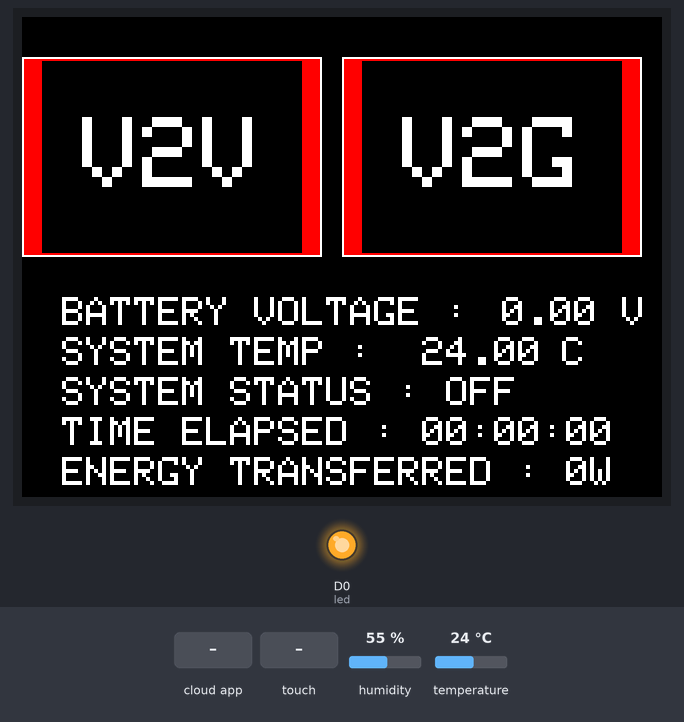
A sketch run on a simulated ESP8266 (NodeMCU). On the bench: 320×240 colour display, output pins drawn as LEDs (lit = HIGH). Inputs (shaded band) come from the test bench; at power-on: humidity 55 %, temperature 24 °C. What the sketch prints to the serial monitor is not drawn.

Above: at 4.6 s.
4.7 s: the phone or cloud app sets v2v to 1
At 5.1 s:
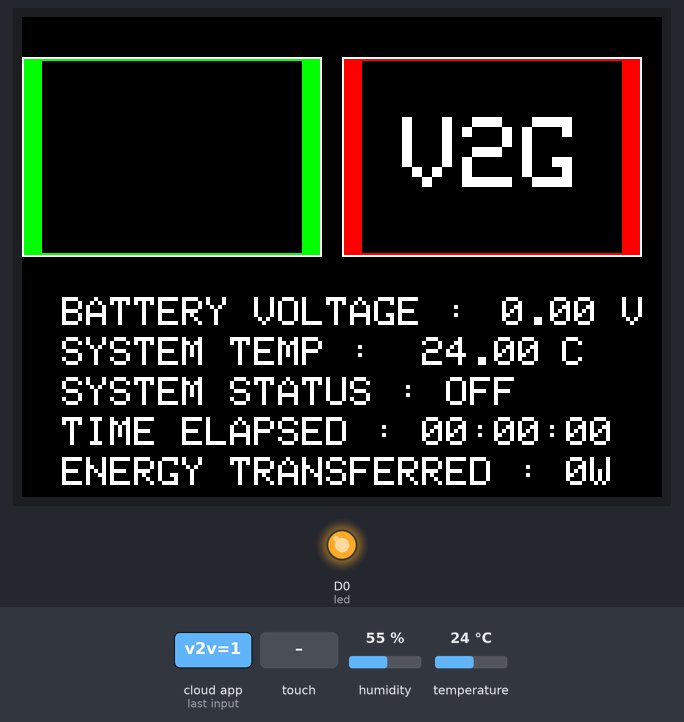
9.6 s: the phone or cloud app sets v2g to 0
At 10.8 s:
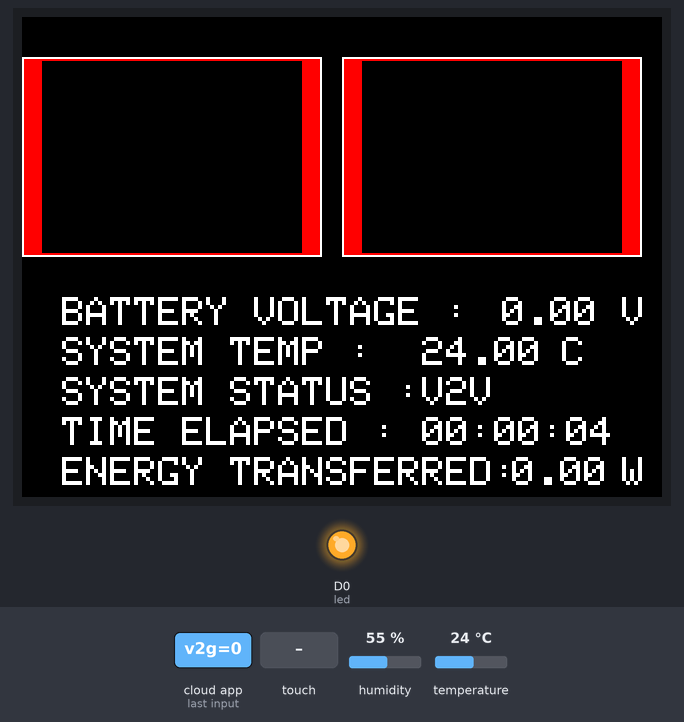
13.8 s: touch panel pressed at 38 % / 70 % of its raw x / y range
At 17.7 s:
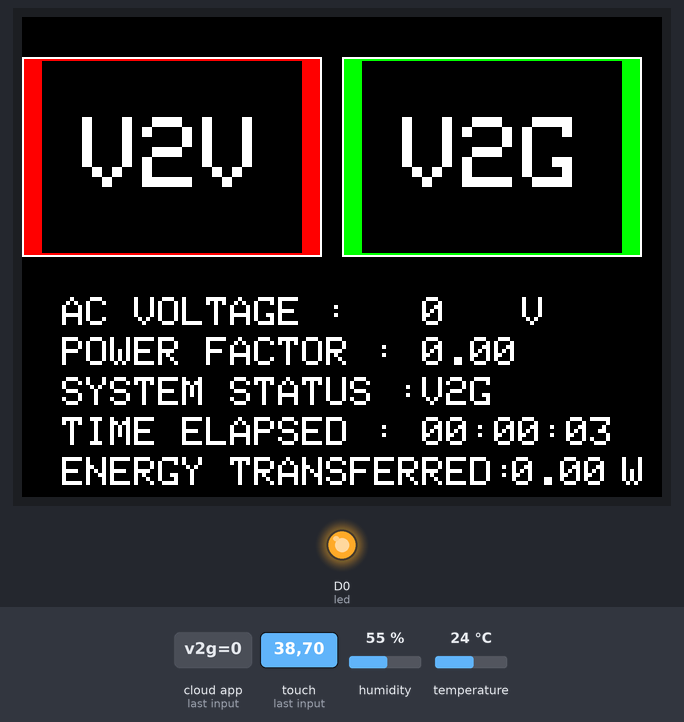
19.9 s: the phone or cloud app sets v2g to 1
At 20.23 s:
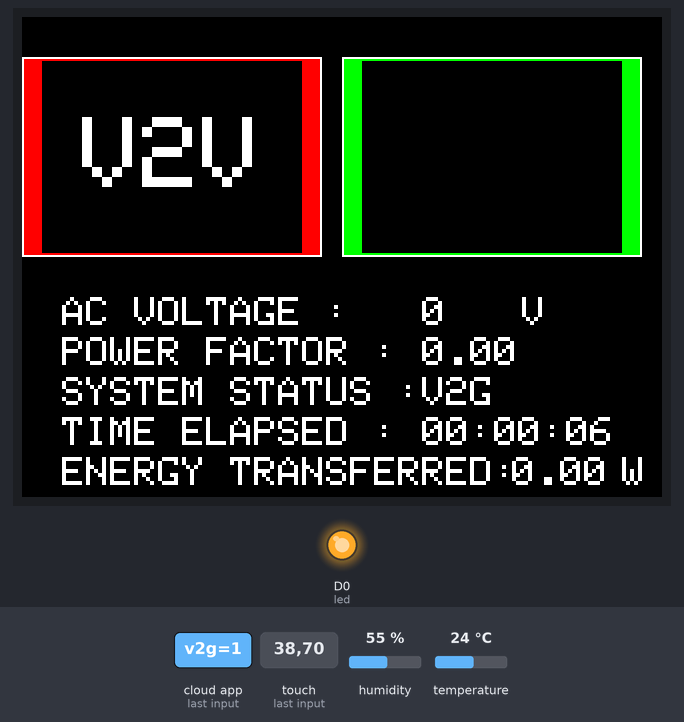
Timing chart, 0 to 22.4 s (numbered marks = the images above; inputs shaded):
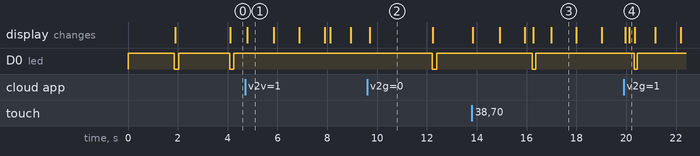

Measured:
- after the input at 4.7 s, D0 (led): stays HIGH (without the input it goes to LOW after 3.4 s); the display: changes after 0.08 s (image 1)
- after the input at 9.6 s, D0 (led): HIGH → LOW after 2.6 s, → HIGH 0.18 s later
- after the input at 13.8 s, the display: first changes at once (image 3 shows a later state)
- by itself, D0 (led): alternates HIGH for 2.0 s and LOW for 0.18 s
- what the display in image 2 shows lasts 2.5 s, from 9.7 s to 12.2 s

The sketch:

main_code_esp8266.ino
```cpp
#include <SoftwareSerial.h>
#include <SPI.h>
#include <Adafruit_GFX.h>
#include <Adafruit_ILI9341.h>
#include <XPT2046_Touchscreen.h>
#include <DHT.h>
#include <ESP8266WiFi.h>
#include <AdafruitIO_WiFi.h>
#include <BlynkSimpleEsp8266.h>

#define TFT_CS D2
#define TFT_DC D4
#define TFT_RST -1
#define TS_CS D1
#define LED_PIN D0
#define DHTPIN D8
#define DHTTYPE DHT22
#define IO_USERNAME "dixon1323"
#define IO_KEY "YOUR_AUTH_KEY"
#define WLAN_SSID "Iphone 12"
#define WLAN_PASS "tubelight"
#define led D0

DHT dht(DHTPIN, DHTTYPE);
SPISettings settings(16000000, MSBFIRST, SPI_MODE0);
SoftwareSerial mySerial(D3,D0);
Adafruit_ILI9341 tft = Adafruit_ILI9341(TFT_CS, TFT_DC, TFT_RST);
XPT2046_Touchscreen ts(TS_CS);
AdafruitIO_WiFi io(IO_USERNAME,IO_KEY,WLAN_SSID,WLAN_PASS);
AdafruitIO_Feed *voltage =io.feed("Ac voltage");
AdafruitIO_Feed *battery =io.feed("battery");
AdafruitIO_Feed *status =io.feed("status");
AdafruitIO_Feed *temperature =io.feed("temperature");
AdafruitIO_Feed *Energy =io.feed("Energy Transferred");
AdafruitIO_Feed *digital = io.feed("v2v");
AdafruitIO_Feed *digital2 = io.feed("v2g");


unsigned long previousMillis = -5000,previousMillis1 = -5000,previousMillis2 = -5000,previous_time = 0,elapsed_time = 0,start_time,current_time;
const long interval = 4000,intervalsec=1000,intervalupdate=30000,interval1=4000;
unsigned long currentMillis,currentMillis1,currentMillis2;
bool v2v=false;
bool v2g=false;
bool clear=false;
float dcvoltage,dccurrent,dcenergy,dccharge,accurrent,acenergy,acpower,pf,temp,hum,templimit,batlimit,lat,lon;
int acvoltage,mode=0,energy;
int ledState = LOW,count,count1;
char time_string[9];
String data,stats;


void setup()
{
  start_time=millis();
  pinMode(led,OUTPUT);
  digitalWrite(led,HIGH);
  Serial.begin(9600);
  mySerial.begin(9600);
  tft.begin();
  ts.begin();
  tft.setRotation(3);
  tft.fillScreen(ILI9341_BLACK);
  tft.setTextSize(6);
  tft.setCursor(60, 100);
  tft.setTextColor(ILI9341_WHITE);
  tft.println("REVOLT");
  io.connect();
  digital->onMessage(handleMessage);
  digital2->onMessage(handleMessage2);
  while(io.status()<AIO_CONNECTED){
    Serial.print(".");
    delay(500);
  }
  dht.begin();
  digital->get();
  digital2->get();
  tft.fillScreen(ILI9341_BLACK);
  tft.setTextSize(2);
  tft.setCursor(0, 0);
  tft.setTextColor(ILI9341_WHITE);
  drawSwitchv2v(30, 30, v2v);
  drawSwitchv2g(190, 30, v2g);
  defaulttext();
}

void loop()
 {
   io.run();
   currentMillis = millis();
   currentMillis1 = millis();
   currentMillis2 = millis();
   getdcdata();
   getacdata();
   temper();
  TS_Point p = ts.getPoint();
  if (ts.touched())
  {
    // touchscreen is being touched
    if (p.x >= 2368 && p.x <= 3771 && p.y >=2011  && p.y <= 3380&&v2g==false)
     {
      // switch is being toggled
      v2v=!v2v;
      count=0;
      drawSwitchv2v(30, 30, v2v);
      delay(50); // debounce delay
      v2vtext();
    }
    else
    if (p.x >= 791 && p.x <= 1953 && p.y >=2063  && p.y <= 3120&&v2v==false)
     {
      // switch is being toggled
      v2g=!v2g;
      count1=0;
      drawSwitchv2g(190, 30, v2g);
      delay(50); // debounce delay
     v2gtext();
    }
}
else
  if(v2v==true)
  {
    v2vtext();
  }
  else
  if(v2g==true)
  {
    v2gtext();
  }
  else
  {
    defaulttext();
  }
 }


void drawSwitchv2v(int x, int y, bool state) {
  tft.fillRect(x - 30, y - 10, 150, 100, state ? ILI9341_GREEN : ILI9341_RED);
  tft.drawRect(x - 30, y - 10, 150, 100, ILI9341_WHITE);
  tft.fillRect(x - 20, y - 8, 130, 96, state ? ILI9341_BLACK : ILI9341_BLACK);
}

void drawSwitchv2g(int x, int y, bool state) {
  tft.fillRect(x - 30, y - 10, 150, 100, state ? ILI9341_GREEN : ILI9341_RED);
  tft.drawRect(x - 30, y - 10, 150, 100, ILI9341_WHITE);
  tft.fillRect(x - 20, y - 8, 130, 96, state ? ILI9341_BLACK : ILI9341_BLACK);
}

void getdcdata()
{
if (mySerial.available() > 0)
 {
    data = mySerial.readStringUntil('\n');
   // Serial.println(data);

    // Extract voltage, energy, and charge values from the data
    dccurrent = getValue(data, 'C');
    dcvoltage = getValue(data, 'V');
    dcenergy = getValue(data, 'W');
    dccharge = getValue(data, 'A');

   /* Serial.print("Current:");
    Serial.print(dccurrent);
    Serial.print("Voltage: ");
    Serial.print(dcvoltage);
    Serial.print(" V, Energy: ");
    Serial.print(dcenergy);
    Serial.print(" Wh, Charge: ");
    Serial.print(dccharge);
    Serial.println(" Ah");*/
  }
}

void getacdata()
{
  if (Serial.available())
   {
    data = Serial.readStringUntil('\n');
   // Serial.println(data);
    accurrent = getValue(data, 'C');
    acvoltage = getValue(data, 'V');
    acpower = getValue(data, 'P');
    acenergy = getValue(data, 'E');
    pf=getValue(data,'F');
    lat=getValue(data,'L');
    lon=getValue(data,'l');
  // Serial.print("Current:");
    //Serial.print(lat);
    //Serial.print("Voltage: ");
    //Serial.print(lon);
    /* Serial.print(" V, Energy: ");
    Serial.print(acenergy);
    Serial.print(" kWh, power: ");
    Serial.print(acpower);
    Serial.print(" W");
    Serial.print("Power Factor:");
    Serial.println(pf);*/
  }
}

float getValue(String data, char code)
{
  int index = data.indexOf(code) + 1;
  int endIndex = data.indexOf('D', index);
  String valueStr = data.substring(index, endIndex);
  float value = valueStr.toFloat();
  return value;
}

float getValues(String data, char code)
{
  int index = data.indexOf(code) + 1;
  int endIndex = data.indexOf('D', index);
  String valueStr = data.substring(index, endIndex);
  float value = valueStr.toFloat();
  return value;
}

void temper()
{
  temp = dht.readTemperature();
  hum = dht.readHumidity();
 /* Serial.print("Temperature: ");
  Serial.print(temp);
  Serial.print(" °C, Humidity: ");
  Serial.print(hum);
  Serial.println(" %");*/
}

void defaulttext()
{
  digitalWrite(led,HIGH);
  stats="off";
  start_time=millis();
  mode=5;
  Serial.println(mode);
  if (currentMillis - previousMillis >= interval)
  {
    previousMillis = currentMillis;
  if(clear==true)
  {
  tft.setCursor(240, 220);// power transmitted
  tft.fillRect(240, 220, 80, 20, ILI9341_BLACK);
  tft.setCursor(200, 180);// state
  tft.fillRect(200, 180, 100, 20, ILI9341_BLACK);
  tft.setCursor(200, 200); //timer
  tft.fillRect(200, 200, 130, 20, ILI9341_BLACK);
  tft.setCursor(20, 220); //energy
  tft.fillRect(20, 220, 310, 20, ILI9341_BLACK);
  tft.setCursor(20, 160); //power factor
  tft.fillRect(20, 160, 300, 20, ILI9341_BLACK);
  tft.setCursor(20, 140); //ac voltage
  tft.fillRect(20, 140, 320, 20, ILI9341_BLACK);
  count=0;
  }
  if(count<=4)
 {
  digitalWrite(led,LOW);
 }
  Serial.println(mode);
  tft.setTextSize(5);
  tft.setCursor(30, 50);
  tft.setTextColor(ILI9341_WHITE);
  tft.println("V2V");
  tft.setTextSize(5);
  tft.setCursor(190, 50);
  tft.setTextColor(ILI9341_WHITE);
  tft.println("V2G");
  tft.setTextSize(2);
  tft.setCursor(20, 140);
  tft.setTextColor(ILI9341_WHITE);
  tft.println("BATTERY VOLTAGE :");
  tft.setCursor(240, 140);
  tft.fillRect(240, 140, 100, 20, ILI9341_BLACK);
  tft.println(dcvoltage);
  tft.setCursor(300, 140);
  tft.println("V");
  tft.setTextSize(2);
  tft.setCursor(20, 160);
  tft.fillRect(20, 160, 300, 20, ILI9341_BLACK);
  tft.setTextColor(ILI9341_WHITE);
  tft.println("SYSTEM TEMP :");
  tft.setCursor(200, 160);
  tft.setTextColor(ILI9341_WHITE);
  tft.println(temp);
  tft.setCursor(270, 160);
  tft.setTextColor(ILI9341_WHITE);
  tft.println("C");
  tft.setTextSize(2);
  tft.setCursor(20, 180);
  tft.setTextColor(ILI9341_WHITE);
  tft.println("SYSTEM STATUS : OFF");
  tft.setTextSize(2);
  tft.setCursor(20, 200);
  tft.setTextColor(ILI9341_WHITE);
  tft.println("TIME ELAPSED : 00:00:00");
  tft.setTextSize(2);
  tft.setCursor(20, 220);
  tft.setTextColor(ILI9341_WHITE);
  tft.println("ENERGY TRANSFERRED : 0W");
  clear=false;
  count++;
  defaultupdate();
  delay(50);
}
}

void v2vtext()
{
  current_time = millis();
  stats="V2V";
  mode=1;
  digitalWrite(led,HIGH);
  Serial.println(mode);
  if (current_time - previous_time >= 1000)
  {
     previous_time = current_time;
    elapsed_time = current_time - start_time;
    int hours = elapsed_time / 3600000;
    int minutes = (elapsed_time / 60000) % 60;
    int seconds = (elapsed_time / 1000) % 60;
    snprintf(time_string, sizeof(time_string), "%02d:%02d:%02d", hours, minutes, seconds);
    tft.setCursor(200, 200);
    tft.fillRect(200, 200, 130, 20, ILI9341_BLACK);
    tft.println(time_string);
  }

  if (currentMillis - previousMillis >= interval)
  {
    previousMillis = currentMillis;
//  drawSwitchv2v(30, 30, v2v);
 // drawSwitchv2g(190, 30, v2g);
 if(count<2)
 {
  digitalWrite(led,LOW);
 }
  Serial.println(mode);
  tft.setTextSize(5);
  tft.setCursor(30, 50);
  tft.setTextColor(ILI9341_WHITE);
  tft.println("V2V");
  tft.setTextSize(5);
  tft.setCursor(190, 50);
  tft.setTextColor(ILI9341_WHITE);
  tft.println("V2G");
  tft.setTextSize(2);
  tft.setCursor(20, 140);
  tft.setTextColor(ILI9341_WHITE);
  tft.println("BATTERY VOLTAGE :");
  tft.setCursor(240, 140);
  tft.fillRect(240, 140, 50, 20, ILI9341_BLACK);
  tft.println(dcvoltage);
  tft.setCursor(300, 140);
  tft.println("V");
  tft.setTextSize(2);
  tft.setCursor(20, 160);
  tft.fillRect(20, 160, 300, 20, ILI9341_BLACK);
  tft.setTextColor(ILI9341_WHITE);
  tft.println("SYSTEM TEMP :");
  tft.setCursor(200, 160);
  tft.setTextColor(ILI9341_WHITE);
  tft.println(temp);
  tft.setCursor(270, 160);
  tft.setTextColor(ILI9341_WHITE);
  tft.println("C");
  tft.setTextSize(2);
  tft.setCursor(20, 180);
  tft.setTextColor(ILI9341_WHITE);
  tft.println("SYSTEM STATUS :");
  tft.setCursor(200, 180);
  tft.fillRect(200, 180, 100, 20, ILI9341_BLACK);
  tft.println("V2V");
  tft.setTextSize(2);
  tft.setCursor(20, 200);
  tft.setTextColor(ILI9341_WHITE);
  tft.println("TIME ELAPSED :");
  tft.setTextSize(2);
  tft.setCursor(20, 220);
  tft.setTextColor(ILI9341_WHITE);
  tft.println("ENERGY TRANSFERRED:");
  tft.setCursor(245, 220);
  tft.fillRect(245, 220, 80, 20, ILI9341_BLACK);
  tft.println(dcenergy);
  tft.setCursor(300, 220);
  tft.println("W");
  clear=true;
  count++;
  v2vupdate();
  if(currentMillis1-previousMillis1 >= intervalupdate)
  {
  previousMillis1 = currentMillis1;
  voltage->save(acvoltage);
  battery->save(dcvoltage);
  status->save(stats);
  temperature->save(temp);
  Energy->save(dcenergy);
  //delay(5000);
  }
}
}
void v2gtext()
{
  current_time = millis();
  digitalWrite(led,HIGH);
  stats="V2G";
  mode=2;
  Serial.println(mode);
  if (current_time - previous_time >= 1000)
  {
     previous_time = current_time;
    elapsed_time = current_time - start_time;
    int hours = elapsed_time / 3600000;
    int minutes = (elapsed_time / 60000) % 60;
    int seconds = (elapsed_time / 1000) % 60;
    snprintf(time_string, sizeof(time_string), "%02d:%02d:%02d", hours, minutes, seconds);
    tft.setCursor(200, 200);
    tft.fillRect(200, 200, 130, 20, ILI9341_BLACK);
    tft.println(time_string);
  }

  if (currentMillis - previousMillis >= interval)
  {
    previousMillis = currentMillis;

if(count1<2)
 {
   //Serial.print(count1);
  // Serial.println("asdfghjklkjhgfsasdfghj");
  digitalWrite(led,LOW);
 }
 // drawSwitchv2v(30, 30, v2v);
 // drawSwitchv2g(190, 30, v2g);
  Serial.println(mode);
  tft.setTextSize(5);
  tft.setCursor(30, 50);
  tft.setTextColor(ILI9341_WHITE);
  tft.println("V2V");
  tft.setTextSize(5);
  tft.setCursor(190, 50);
  tft.setTextColor(ILI9341_WHITE);
  tft.println("V2G");
  tft.setTextSize(2);
  tft.setCursor(20, 140);
  tft.fillRect(20, 140, 320, 20, ILI9341_BLACK);
  tft.setTextColor(ILI9341_WHITE);
  tft.println("AC VOLTAGE :");
  tft.setCursor(200, 140);
  tft.println(acvoltage);
  tft.setCursor(250, 140);
  tft.println("V");
  tft.setTextSize(2);
  tft.setCursor(20, 160);
  tft.fillRect(20, 160, 300, 20, ILI9341_BLACK);
  tft.setTextColor(ILI9341_WHITE);
  tft.println("POWER FACTOR :");
  tft.setCursor(200, 160);
  tft.println(pf);
  tft.setTextSize(2);
  tft.setCursor(20, 180);
  tft.setTextColor(ILI9341_WHITE);
  tft.println("SYSTEM STATUS :");
  tft.setCursor(200, 180);
  tft.fillRect(200, 180, 100, 20, ILI9341_BLACK);
  tft.println("V2G");
  tft.setTextSize(2);
  tft.setCursor(20, 200);
  tft.setTextColor(ILI9341_WHITE);
  tft.println("TIME ELAPSED :");
  tft.setTextSize(2);
  tft.setCursor(20, 220);
  //tft.fillRect(20, 220, 310, 20, ILI9341_BLACK);
  tft.setTextColor(ILI9341_WHITE);
  tft.println("ENERGY TRANSFERRED:");
  tft.setCursor(245, 220);
  tft.fillRect(245, 220, 80, 20, ILI9341_BLACK);
  tft.println(acenergy);
  tft.setCursor(300, 220);
  tft.println("W");
  clear=true;
  count1++;
  v2gupdate();
  //delay(5000);
}
}

void defaultupdate()
{
  if(currentMillis1-previousMillis1 >= intervalupdate)
  {
  previousMillis1 = currentMillis1;
  voltage->save(acvoltage);
  battery->save(dcvoltage);
  status->save(stats);
  temperature->save(temp);
  Energy->save(energy);
  //Serial.println("offffff");
}
}

void v2vupdate()
{
  if(currentMillis1-previousMillis1 >= intervalupdate)
  {
  previousMillis1 = currentMillis1;
  voltage->save(acvoltage);
  battery->save(dcvoltage);
  status->save(stats);
  temperature->save(temp);
  Energy->save(dcenergy);
  //Serial.println("v2222vvvv");
}
}

void v2gupdate()
{
  if(currentMillis1-previousMillis1 >= intervalupdate)
  {
  previousMillis1 = currentMillis1;
  voltage->save(acvoltage);
  battery->save(dcvoltage);
  status->save(stats);
  temperature->save(temp);
  Energy->save(acenergy);
 // Serial.println("v22222222gggggg");
}
}

void handleMessage(AdafruitIO_Data *data) {

  //Serial.print("received <- ");

  if(data->toPinLevel() == 1&&v2g==false)
  {
    //Serial.println("HIGH");
      v2v=true;
      drawSwitchv2v(30, 30, v2v);
      delay(50); // debounce delay
      v2vtext();
  }
  if(data->toPinLevel() == 0)
  {
   // Serial.println("LOW");
      v2v=false;
      delay(50); // debounce delay
      drawSwitchv2v(30, 30, false);
      drawSwitchv2g(190, 30, false);
      defaulttext();
  }

}

void handleMessage2(AdafruitIO_Data *data) {

  //Serial.print("received 2 <- ");

  if(data->toPinLevel() == 1 &&v2v==false)
  {
    //Serial.println("HIGH");
    v2g=true;
      drawSwitchv2g(190, 30, v2g);
      delay(50); // debounce delay
     v2gtext();
  }
  if(data->toPinLevel() == 0)
  {
    //Serial.println("LOW");
      v2v=false;
      drawSwitchv2v(30, 30, false);
      drawSwitchv2g(190, 30, false);
      delay(50); // debounce delay
      defaulttext();
  }

}
```
